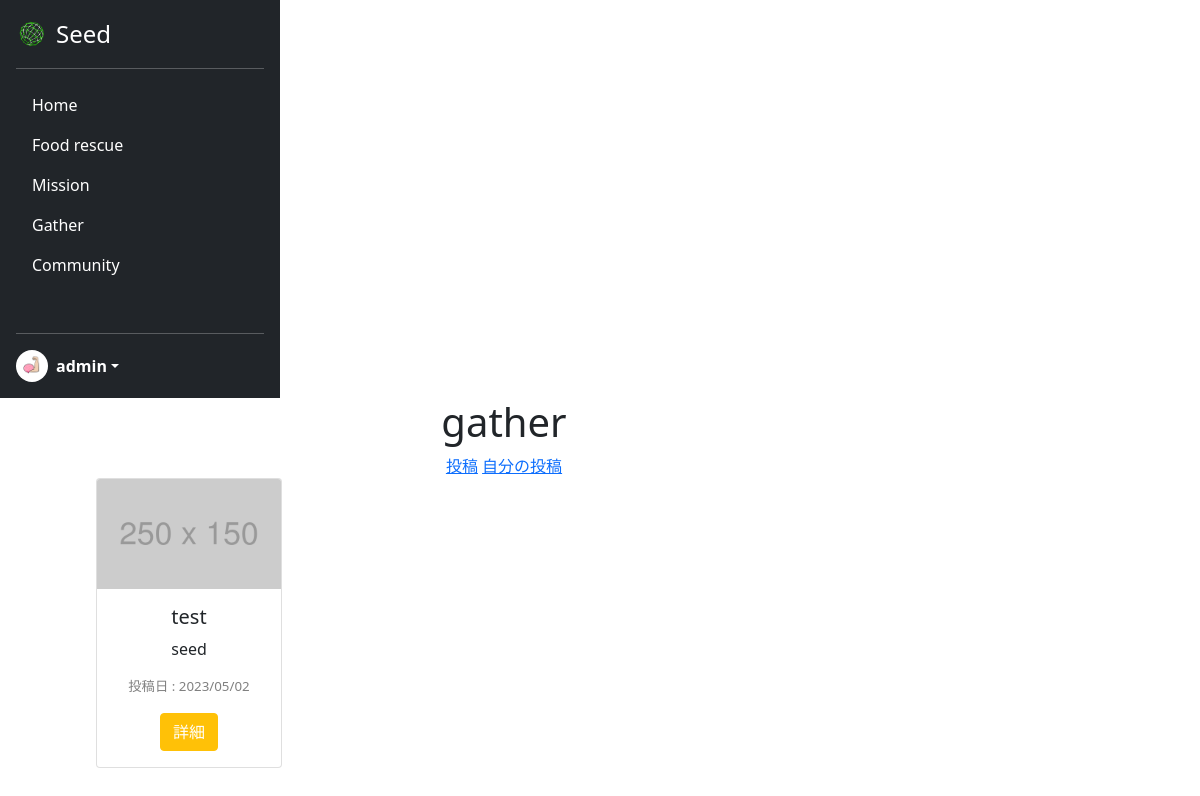
Before: /gather/ (signed in) with the older database file.
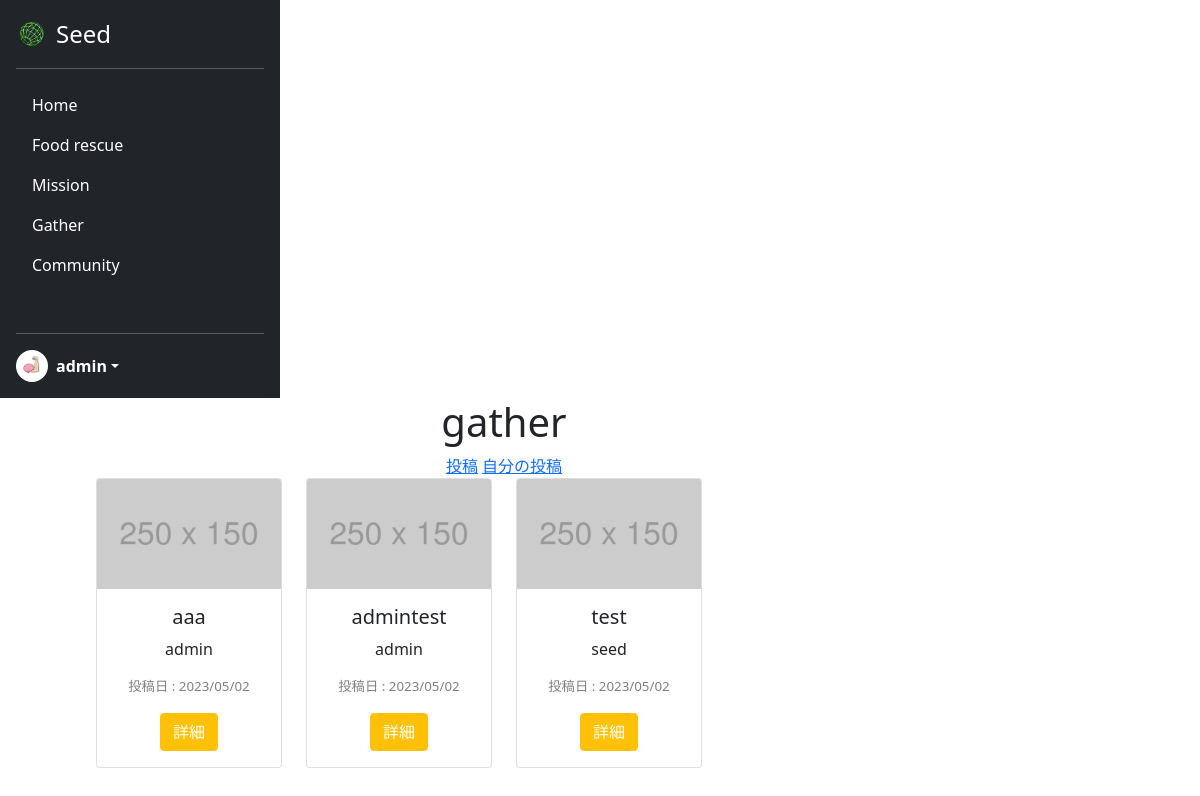
After: the same page with the newer database file.
### acount/models.py (models this page shows)
class CustomUser(AbstractUser):
    is_general = models.BooleanField(null=True ,default=True)
    is_active = models.BooleanField(null=True ,default=False)
    profile_pic = models.ImageField(upload_to='profile_pics', blank=True)

### seed/models.py (models this page shows)
class Gather(models.Model):
    user_id = models.ForeignKey(CustomUser, verbose_name="募集主", on_delete=models.CASCADE)
    title = models.CharField(verbose_name="タイトル", max_length=100)
    prefecture = models.ForeignKey(Prefecture, verbose_name="都道府県", on_delete=models.CASCADE)
    access = models.CharField(verbose_name="アクセス", max_length=200)
    contact = models.CharField(verbose_name="連絡先", max_length=254)
    detail = models.TextField(verbose_name="詳細", max_length=300)
    create_at = models.DateTimeField(verbose_name="作成日時", auto_now_add=True)

### seed/views.py (the view)
# urls.py: path('gather/', views.GatherView.as_view(), name='gather'),
class GatherView(ListView):
    template_name = 'gather.html'
    model = Gather
    context_object_name = 'gather_list'
    def get_queryset(self):
        return Gather.objects.order_by('-create_at')

### seed/templates/gather.html (shortened to what this page needs)
{% extends 'mypagebase.html' %}
{% load static %}
{% block content %}
<div class="text-center">
    {% if request.user.is_authenticated %}
    <h1>gather</h1>
    <a href="{% url 'seed:gatherpost' %}">投稿</a>
    <a href="{% url 'seed:mygather' %}">自分の投稿</a>
    <div class="container">
        <div class="row">
            {% for gather in gather_list %}
            <div class="col-3">
                <div class="card" style="width: 100%;">
                    <img src="{% static 'assets/img/mypage/damy.png' %}" class="card-img-top" alt="...">
                    <div class="card-body">
                        <h5 class="card-title">{{gather.title}}</h5>
                        <p class="card-text">
                            {{gather.user_id.username}}
                        </p>
                        <p class="card-text" style="color:gray; font-size:smaller;">
                            <span class="text-start">投稿日 : </span><span class="text-end">{{gather.create_at|date:"Y/m/d"}}</span>
                        </p>
                        <a href="" class="btn btn-warning" style="color:white;">詳細</a>
                    </div>
                </div>
            </div>
            {% endfor %}
        </div>
    </div>
    {% else %}
    <h1>ログインしてください</h1>
    <a href="{% url 'seed:login' %}" class="btn btn-primary">ログイン</a>
    {% endif %}
</div>
{% endblock %}

### seed/templates/mypagebase.html (shortened to what this page needs)
{% load static %}
<!DOCTYPE html>
<html lang="ja">
<head>
    <link href="https://cdn.jsdelivr.net/npm/bootstrap@5.0.2/dist/css/bootstrap.min.css" rel="stylesheet"
>
    <link rel="stylesheet" type="text/css" href="{% static 'css/style.css' %}">
</head>
<body class="mypage">
    {% if user.is_authenticated %}
    <main style="height:100vh;">
        <div style="display: flex; flex-wrap: wrap; height:100%;">
            <div>
                <div class="d-flex flex-column p-3 text-white bg-dark h-100" style="width: 280px; height:100%;">
                    <a href="#"
                        class="d-flex align-items-center mb-3 mb-md-0 me-md-auto text-white text-decoration-none">
                        <img class="bi me-2" src="{% static 'assets/img/top/icon.png' %}" style="height:32px">
                        <span class="fs-4">Seed</span>
                    </a>
                    <hr>
                    <ul class="nav nav-pills flex-column mb-auto">
                        <li class="nav-item my-nav">
                            <a href="{% url 'seed:mypage' %}" class="nav-link text-white" aria-current="page">
                                Home
                            </a>
                        </li>
                        <li class="nav-item my-nav">
                            <a href="{% url 'seed:food_rescue' %}" class="nav-link text-white">
                                Food rescue
                            </a>
                        </li>
                        <li class="nav-item my-nav">
                            <a href="{% url 'seed:mission' %}" class="nav-link text-white">
                                Mission
                            </a>
                        </li>
                        <li class="nav-item my-nav">
                            <a href="{% url 'seed:gather' %}" class="nav-link text-white">
                                Gather
                            </a>
                        </li>
                        <li class="nav-item my-nav">
                            <a href="{% url 'seed:community' %}" class="nav-link text-white">
                                Community
                            </a>
                        </li>
                    </ul>
                    <hr>
                    <div class="dropdown">
                        <a href="#" class="d-flex align-items-center text-white text-decoration-none dropdown-toggle"
                            id="dropdownUser1" data-bs-toggle="dropdown" aria-expanded="false">
                            <img src="{{ user.profile_pic.url }}" alt="" width="32" height="32"
                                class="rounded-circle me-2">
                            <strong>{{ user.username }}</strong>
                        </a>
                    </div>
                </div>
            </div>
            <div style="width:70%; margin-left: 7%;">
                {% block content %}
                {% endblock %}
            </div>
        </div>
    </main>
    {% endif %}
</body>
</html>

Changed rows visible on the page:
added Gather: title "aaa", user_id.username "admin", create_at "2023/05/02"
added Gather: title "admintest", user_id.username "admin", create_at "2023/05/02"
